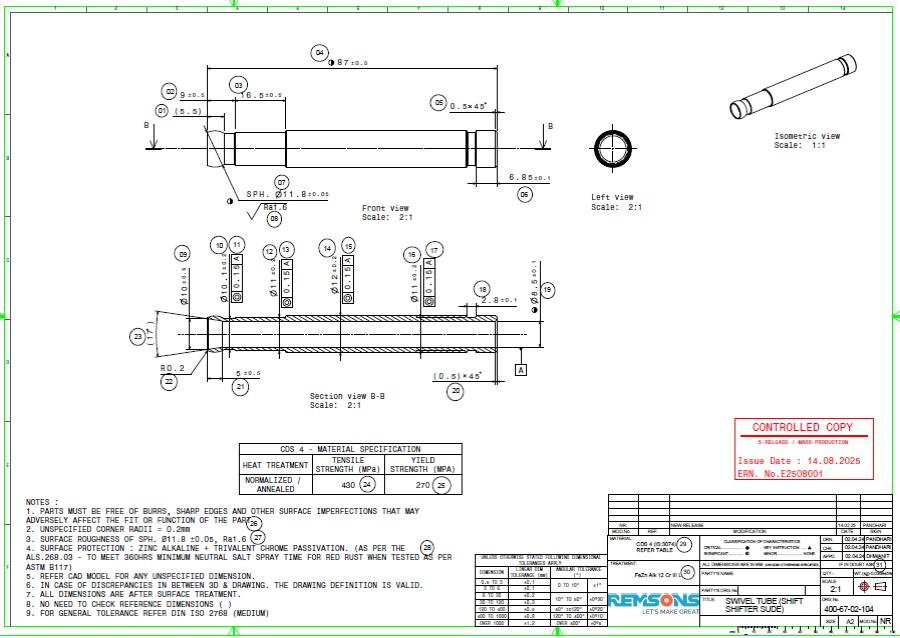
#> input picture numbers_extracted/Data/image-23.tif, 900 x 638 px
$ python -i balloon_layout_engine.py   (imports and definitions only)
#> lines starting #> are read from the running program, lines starting #| are printed output that depends on the picture; after the words box and inside, x2 and y2 are one past the last pixel; in counts of white or black regions, pixels touching at a corner belong together
import cv2
import numpy as np
import math
from typing import List, Dict, Any, Tuple

# Minimum distance allowed between two balloons
COLLISION_DISTANCE = 40
# Space out balloons uniformly in rows/columns
BALLOON_SPACING = 100
# Margin to keep away from the part bounding box
PART_MARGIN = 120
# Offsets to try when resolving collisions iteratively
COLLISION_OFFSETS = [(40, 0), (80, 0), (0, 40), (0, 80), (-40, 0), (0, -40), (40, 40), (-40, -40)]

def detect_part_bbox(image_path: str) -> Tuple[int, int, int, int]:
    """
    Detect the bounding box of the main part geometry using Canny edge detection
    and contour finding.

    Returns:
        (xmin, ymin, xmax, ymax) representing the part geometry bounding box.
    """
    img = cv2.imread(image_path, cv2.IMREAD_GRAYSCALE)
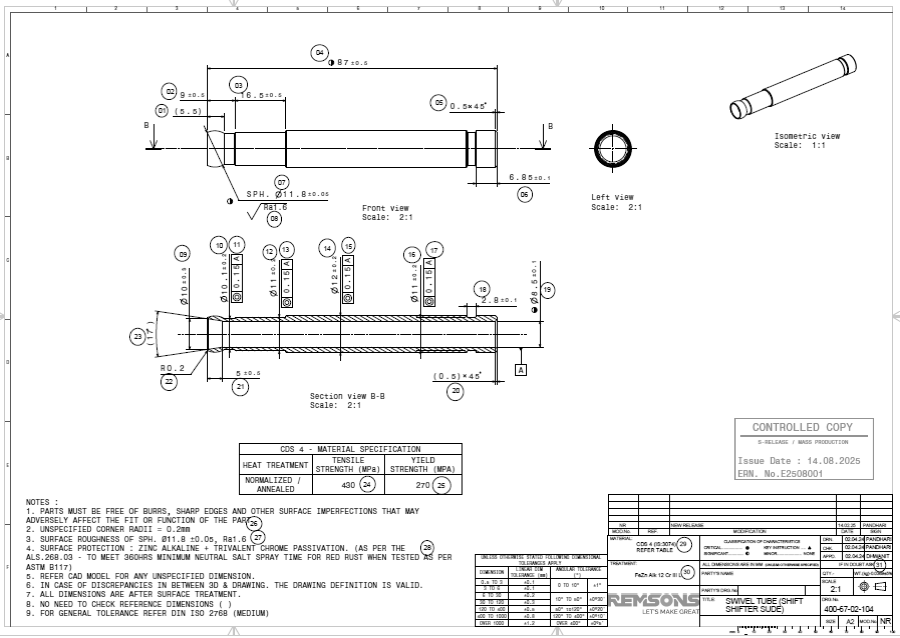
#> img: shape (638, 900); min 0, max 255, mean 241.9
    if img is None:
        raise ValueError(f"Could not read image: {image_path}")

    img_h, img_w = img.shape
#> img_h = 638; img_w = 900

    # Simple denoise
    blurred = cv2.GaussianBlur(img, (5, 5), 0)
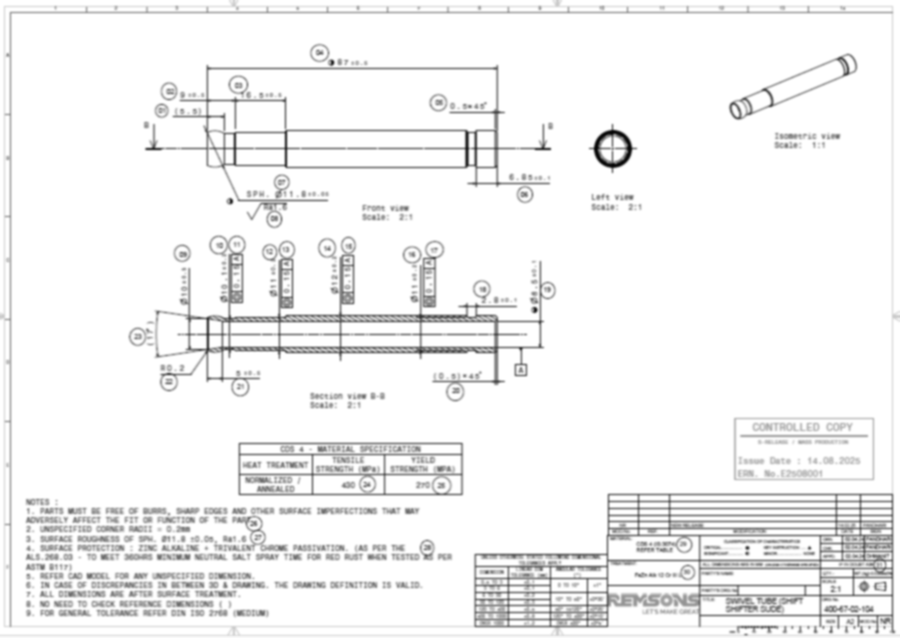
#> blurred: shape (638, 900); min 5, max 255, mean 241.9

    # Edge detection
    edges = cv2.Canny(blurred, 30, 120)
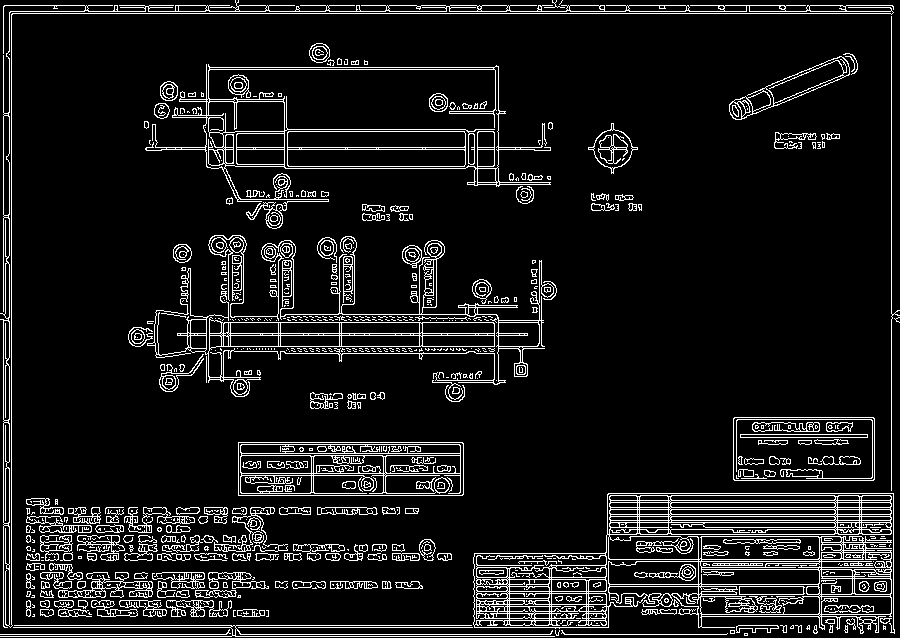
#> edges: shape (638, 900); 9.7% white in thin lines or dots

    # Find contours from edges
    contours, _ = cv2.findContours(edges, cv2.RETR_EXTERNAL, cv2.CHAIN_APPROX_SIMPLE)
#> contours = 468 contours, 329 with area under 20; largest, box (x1, y1, x2, y2) and area: (473, 493, 895, 634) 42166, (145, 64, 551, 229) 30694, (147, 235, 554, 397) 12950, (238, 442, 464, 496) 11924, (733, 417, 875, 481) 8881

    if not contours:
        # Fallback if nothing detected: center 50% of the image
        return (img_w // 4, img_h // 4, 3 * img_w // 4, 3 * img_h // 4)

    # Find the largest bounding box that encapsulates the major contours
    # Filter out very small noise contours
    valid_contours = [c for c in contours if cv2.contourArea(c) > 100 or len(c) > 50]
#> valid_contours = 68 contours, 5 with area under 20; largest, box (x1, y1, x2, y2) and area: (473, 493, 895, 634) 42166, (145, 64, 551, 229) 30694, (147, 235, 554, 397) 12950, (238, 442, 464, 496) 11924, (733, 417, 875, 481) 8881

    if not valid_contours:
        valid_contours = contours # fallback to all if filtering removed everything

    # Compute the union bounding box of all valid contours
    all_points = np.concatenate(valid_contours)
#> all_points = contour of 6819 points, box (x1, y1, x2, y2) (0, 0, 895, 634), area 76225
    x, y, w, h = cv2.boundingRect(all_points)
#> x = 0; y = 0; w = 895; h = 634

    return (x, y, x + w, y + h)

# [191 lines left out: functions assign_layout_zone, resolve_balloon_collisions, generate_zone_positions, compute_balloon_layout, not called in this run]

>>> result = detect_part_bbox('../../../numbers_extracted/Data/image-23.tif')
#> result = (0, 0, 895, 634)
